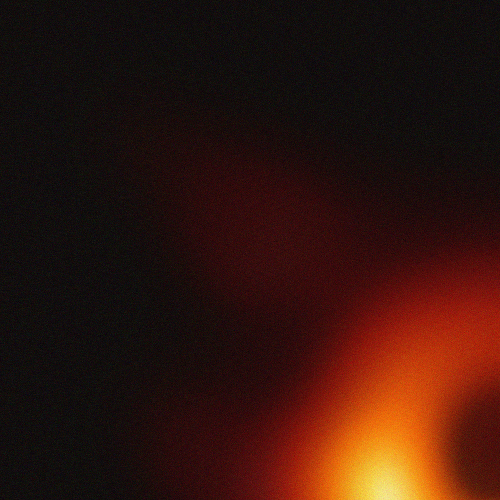
#> input picture Assignment 22/Pictures/black hole/1/1.jpg, 1000 x 1000 px (shown at 1/2 size); its folder holds 3 pictures in this run
$ python detect_black_hole.py
#> lines starting #> are read from the running program, lines starting #| are printed output that depends on the picture
import cv2 as cv
import numpy as np

pictures = []

for i in range(1,5):
    for j in range(1,6):
        picture = cv.imread(f'Pictures/black hole/{i}/{j}.jpg',0)
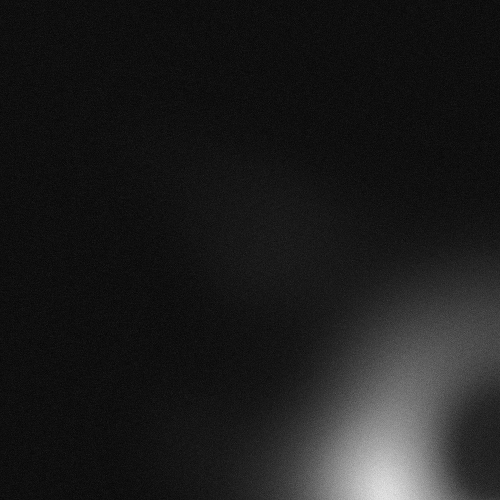
#> picture: shape (1000, 1000) (shown at 1/2 size); min 0, max 241, mean 28.6
        pictures.append(picture)
#> pass 2 of the loop `for i in range(1,5):`:
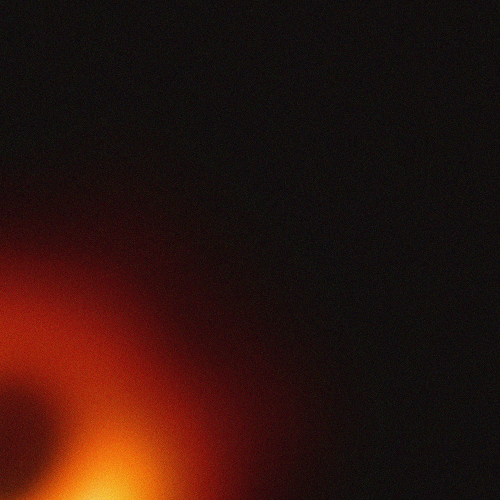
#> input picture Assignment 22/Pictures/black hole/2/1.jpg, 1000 x 1000 px (shown at 1/2 size)
#> `picture = cv.imread(f'Pictures/black hole/{i}/{j}.jpg',0)`:
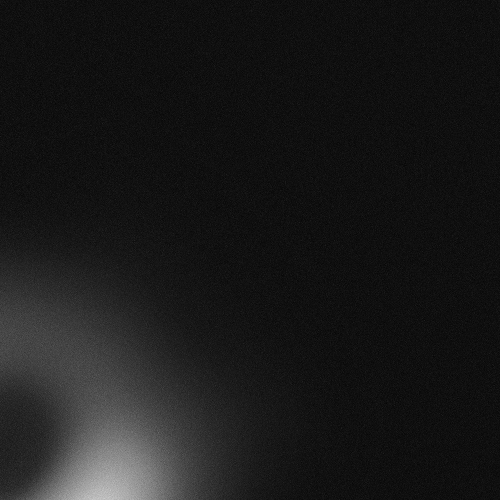
#> picture: shape (1000, 1000) (shown at 1/2 size); min 0, max 211, mean 25.8

pic = np.zeros((1000, 1000), dtype =np.uint)
#> pic: shape (1000, 1000) uint64; every value is 0
pic_without_noise_list = []
for i in range(0,5):
#> (the run stopped early here; a loop or call above may not have finished)
